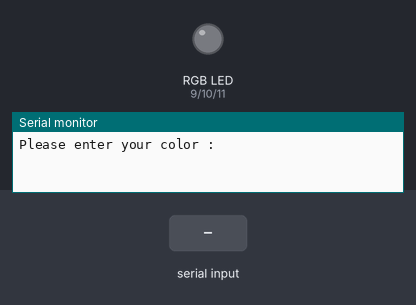
The sketch below on a simulated Arduino Uno, built with avr-gcc and run on an emulated ATmega328P. Parts: an RGB LED mixed from three pins (HIGH = lit), the last lines printed to the serial monitor. Inputs (shaded band) come from the test bench. Dim RGB values are drawn brighter than linear.

Above: at 1.2 s.
1.3 s: "red" received over Serial
At 2.8 s:
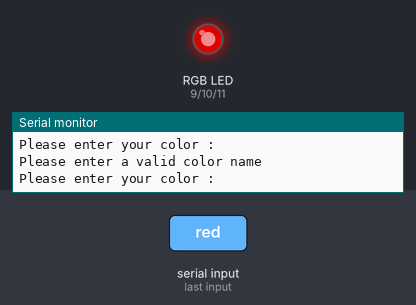
3.8 s: "green" received over Serial
At 6.0 s:
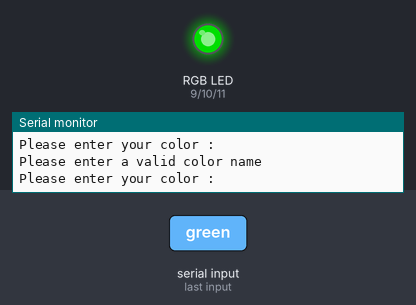
6.3 s: "blue" received over Serial
At 7.8 s:
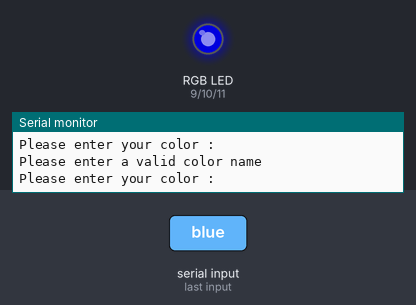
Timing chart, 0 to 9.3 s (numbered marks = the images above; inputs shaded):
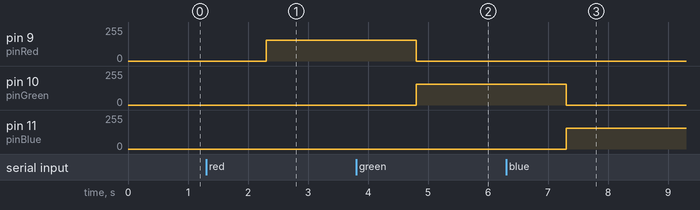

The sketch:

Lesson-14.ino
```cpp
int pinRed = 9;
int pinGreen = 10;
int pinBlue = 11;
int redBrightness = 155;
int greenBrightness = 155;
int blueBrightness = 155;
String colorChoice;

void setup() {

  Serial.begin(9600);
  pinMode(pinRed,OUTPUT);
  pinMode(pinGreen,OUTPUT);
  pinMode(pinBlue,OUTPUT);


}

void loop() {
  Serial.println("Please enter your color : ");
  while(Serial.available()==0){}
  colorChoice = Serial.readString();

  if(colorChoice == "red"){
    analogWrite(pinRed,redBrightness);
    analogWrite(pinBlue,0);
    analogWrite(pinGreen,0);
  }

   if(colorChoice == "green"){
    analogWrite(pinRed,0);
    analogWrite(pinBlue,0);
    analogWrite(pinGreen,greenBrightness);
  }


  if(colorChoice == "blue"){
    analogWrite(pinRed,0);
    analogWrite(pinBlue,blueBrightness);
    analogWrite(pinGreen,0);
  }

   if(colorChoice == "yellow"){
    analogWrite(pinRed,0);
    analogWrite(pinBlue,0);
    analogWrite(pinGreen,greenBrightness);
  }

  else{
    Serial.println("Please enter a valid color name");
  }


}
```

Measured:
- after the input at 1.3 s, pin 9 (pinRed): 0/255 → 155/255 after 1.0 s
- after the input at 3.8 s, pin 9 (pinRed): 155/255 → 0/255 after 1.0 s; pin 10 (pinGreen): 0/255 → 155/255 after 1.0 s
- after the input at 6.3 s, pin 10 (pinGreen): 155/255 → 0/255 after 1.0 s; pin 11 (pinBlue): 0/255 → 155/255 after 1.0 s
